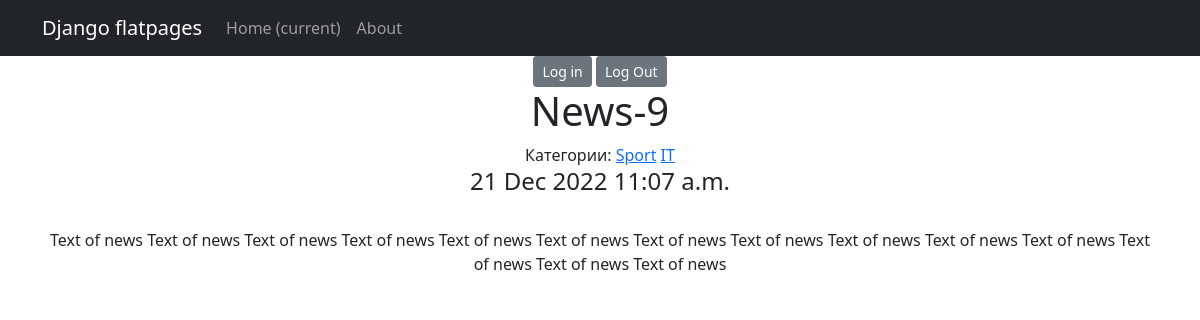
Screenshot of /news/22 with the database file from the repository.
### news/models.py (models this page shows, shortened)
class Post(models.Model):
    authorP = models.ForeignKey(Author, on_delete=models.CASCADE)
    articles = "AR"
    news = "NW"
    CATEGORY_TYPES = [
        (articles, 'Статья'),
        (news, 'Новость')
    ]
    category_type = models.CharField(max_length=2, choices=CATEGORY_TYPES, default=news)
    time_add = models.DateTimeField(auto_now_add=True)
    post_category = models.ManyToManyField(Category, through='PostCategory')
    title = models.CharField(max_length=255)
    text = models.TextField()
    rating = models.IntegerField(default=0)

class Category(models.Model):
    name = models.CharField(max_length=127, unique=True)
    subscribers = models.ManyToManyField(User, through='SubscribeCategory')

### news/views.py (the view)
# urls.py: path('<int:pk>', NewsDetail.as_view(), name='news_detail'),
class NewsDetail(DetailView):
    model = Post
    template_name = 'news_detail.html'
    context_object_name = 'new1'

### news/templatetags/d36_filters.py (called while the page is built)
@register.filter()
def censor(txt):
    replace_list = ['some', 'news-1']
    if not isinstance(txt, str):
        raise TypeError(f'invalid object type for censorship')
    else:
        for word in txt.split(" "):
            if word.lower() in replace_list:
                txt = txt.replace(word, f'{word[0]}{"*"*(len(word)-2)}{word[-1]}')
    return txt

### templates/news_detail.html (shortened to what this page needs)
{% extends 'flatpages/default.html' %}
{% load d36_filters %}
{% block content %}
<a href="/accounts/login" class="btn btn-secondary btn-sm">Log in</a>
<a href="/accounts/logout" class="btn btn-secondary btn-sm">Log Out</a>
<td><h1>{{ new1.title|censor }}</h1></td>
<td>
    {% if new1.post_category.all %}
        Категории:
        {% endif %}
{% for cat in new1.post_category.all %}
    <a href="{% url 'category_list' cat.id %}">{{ cat.name }}</a>
    {% endfor %}
</td>
<br>
<h4>
{{ new1.time_add|date:'d M Y' }}
{{ new1.time_add|time }}
</h4>
<br>
<td>{{ new1.text|censor}}</td>
<br>
{% endblock content %}

### rows the page displays
Post: title|censor "News-9", time_add "21 Dec 2022", time_add "11:07 a.m.", text|censor "Text of news Text of news Text of news Text of news Text of news Text of news Text of news Text of news Text of news Text of news Text of news Text of news Text of news Text of news"
Category: name "Sport"
Category: name "IT"
